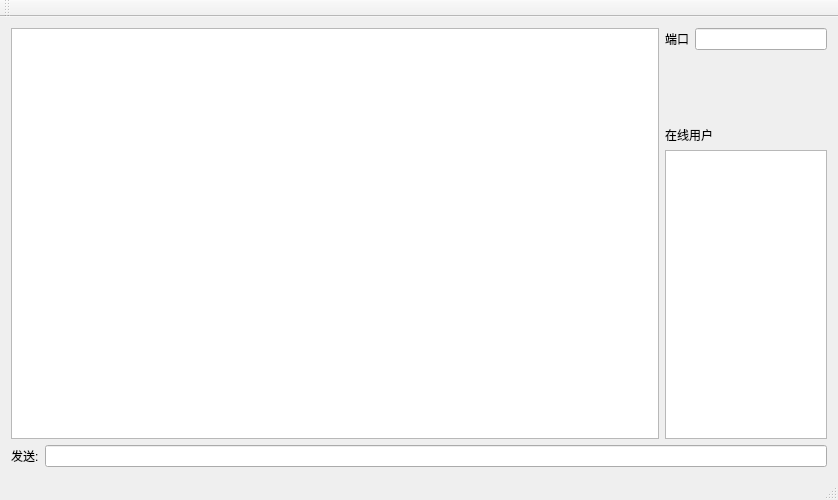
<?xml version="1.0" encoding="UTF-8"?>
<ui version="4.0">
 <class>mainwindowClass</class>
 <widget class="QMainWindow" name="mainwindowClass">
  <property name="geometry">
   <rect>
    <x>0</x>
    <y>0</y>
    <width>838</width>
    <height>500</height>
   </rect>
  </property>
  <property name="windowTitle">
   <string>mainwindow</string>
  </property>
  <widget class="QWidget" name="centralWidget">
   <layout class="QGridLayout" name="gridLayout">
    <item row="0" column="0">
     <layout class="QHBoxLayout" name="horizontalLayout_2" stretch="8,2">
      <item>
       <widget class="QTextEdit" name="chatEdit"/>
      </item>
      <item>
       <layout class="QVBoxLayout" name="verticalLayout_2" stretch="0,2,9">
        <item>
         <layout class="QHBoxLayout" name="horizontalLayout">
          <item>
           <widget class="QLabel" name="label">
            <property name="text">
             <string>端口</string>
            </property>
           </widget>
          </item>
          <item>
           <widget class="QLineEdit" name="portEdit"/>
          </item>
         </layout>
        </item>
        <item>
         <spacer name="verticalSpacer">
          <property name="orientation">
           <enum>Qt::Vertical</enum>
          </property>
          <property name="sizeHint" stdset="0">
           <size>
            <width>20</width>
            <height>40</height>
           </size>
          </property>
         </spacer>
        </item>
        <item>
         <layout class="QVBoxLayout" name="verticalLayout">
          <item>
           <widget class="QLabel" name="label_2">
            <property name="text">
             <string>在线用户</string>
            </property>
           </widget>
          </item>
          <item>
           <widget class="QListWidget" name="onlineList"/>
          </item>
         </layout>
        </item>
       </layout>
      </item>
     </layout>
    </item>
    <item row="1" column="0">
     <layout class="QHBoxLayout" name="horizontalLayout_3" stretch="0,0">
      <item>
       <widget class="QLabel" name="label_3">
        <property name="text">
         <string>发送:</string>
        </property>
       </widget>
      </item>
      <item>
       <widget class="QLineEdit" name="sendEdit"/>
      </item>
     </layout>
    </item>
   </layout>
  </widget>
  <widget class="QMenuBar" name="menuBar">
   <property name="geometry">
    <rect>
     <x>0</x>
     <y>0</y>
     <width>838</width>
     <height>26</height>
    </rect>
   </property>
  </widget>
  <widget class="QToolBar" name="mainToolBar">
   <attribute name="toolBarArea">
    <enum>TopToolBarArea</enum>
   </attribute>
   <attribute name="toolBarBreak">
    <bool>false</bool>
   </attribute>
  </widget>
  <widget class="QStatusBar" name="statusBar"/>
 </widget>
 <layoutdefault spacing="6" margin="11"/>
 <resources>
  <include location="mainwindow.qrc"/>
 </resources>
 <connections/>
</ui>
